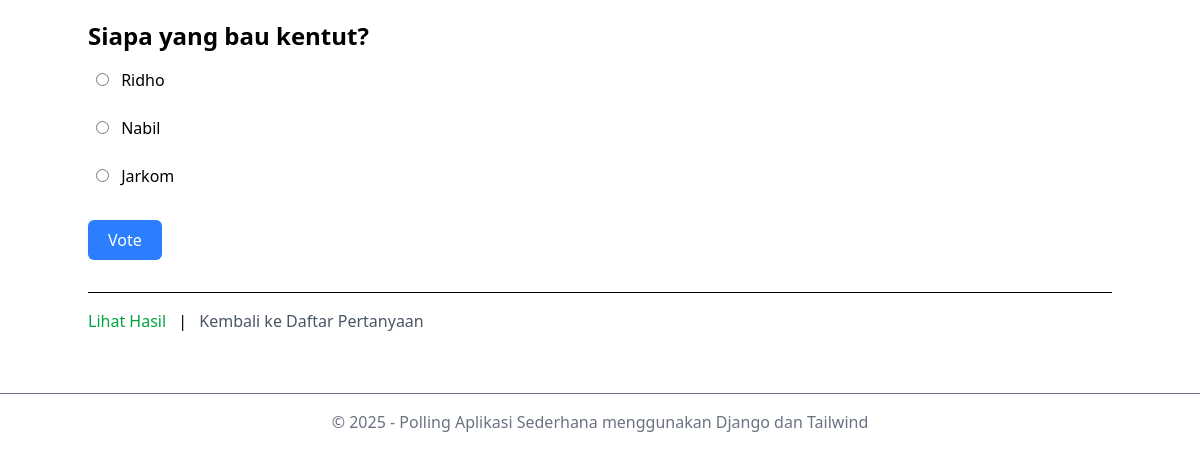
Page /2/ on the committed database.
### siteapp/polls/models.py (models this page shows, shortened)
class Question(models.Model):
    question_text = models.CharField(max_length=200)
    pub_date = models.DateTimeField("date published")

class Choice(models.Model):
    question = models.ForeignKey(Question, on_delete=models.CASCADE)
    choice_text = models.CharField(max_length=200)
    votes = models.IntegerField(default=0)

class Settings(models.Model):
    nama = models.CharField(max_length=100)
    nilai = models.CharField(max_length=200)

### siteapp/polls/views.py (the view)
# urls.py: path('<int:question_id>/', views.detail, name='detail'),
def detail(request, question_id):
    question = get_object_or_404(Question, pk=question_id)
    return render(request, 'polls/detail.html', {'question': question})

### siteapp/polls/context_processors.py (called while the page is built)
def project_settings(request):
    all_settings = Settings.objects.all()
    settings_dict = {setting.nama: setting.nilai for setting in all_settings}
    return settings_dict

### siteapp/polls/templates/polls/detail.html (shortened to what this page needs)
{% extends 'polls/base.html' %}  {% block content %}
<h1 class="text-2xl font-bold mb-2">{{ question.question_text }}</h1>
<form action="{% url 'polls:vote' question.id %}" method="post">
  {% csrf_token %} {% for choice in question.choice_set.all %}
  <div class="my-2 p-2 rounded-md hover:bg-gray-100">
    <label for="choice-{{ choice.id }}" class="cursor-pointer block">
      <input
        type="radio"
        name="choice"
        value="{{ choice.id }}"
        id="choice-{{ choice.id }}"
        class="mr-2"
        required
      />
      {{ choice.choice_text }}
    </label>
  </div>
  {% endfor %}
  <button
    type="submit"
    class="cursor-pointer mt-4 bg-blue-500 text-white px-5 py-2 rounded-md hover:bg-blue-600"
  >
    Vote
  </button>
</form>
<div class="mt-8 border-t pt-4">
  <a
    href="{% url 'polls:results' question.id %}"
    class="text-green-600 hover:underline"
    >Lihat Hasil</a
  >
  <span class="mx-2">|</span>
  <a href="{% url 'polls:index' %}" class="text-gray-600 hover:underline"
    >Kembali ke Daftar Pertanyaan</a
  >
</div>
{% endblock %}

### siteapp/polls/templates/polls/base.html (shortened to what this page needs)
<!DOCTYPE html>
<html lang="en">
  <head>
    <script src="https://cdn.jsdelivr.net/npm/@tailwindcss/browser@4"></script>
  </head>
  <body>
    <div class="container mx-auto py-5">{% block content %} {% endblock %}</div>
    <footer class="text-center text-gray-500 mt-10 border-t pt-4">
      <p>&copy; {{ tahun }} - {{ namaaplikasi }}</p>
    </footer>
  </body>
</html>

### rows in the picture
Question: question_text "Siapa yang bau kentut?"
Choice: choice_text "Ridho"
Choice: choice_text "Nabil"
Choice: choice_text "Jarkom"
Settings: nilai "2025"
Settings: nilai "Polling Aplikasi Sederhana menggunakan Django dan Tailwind"
